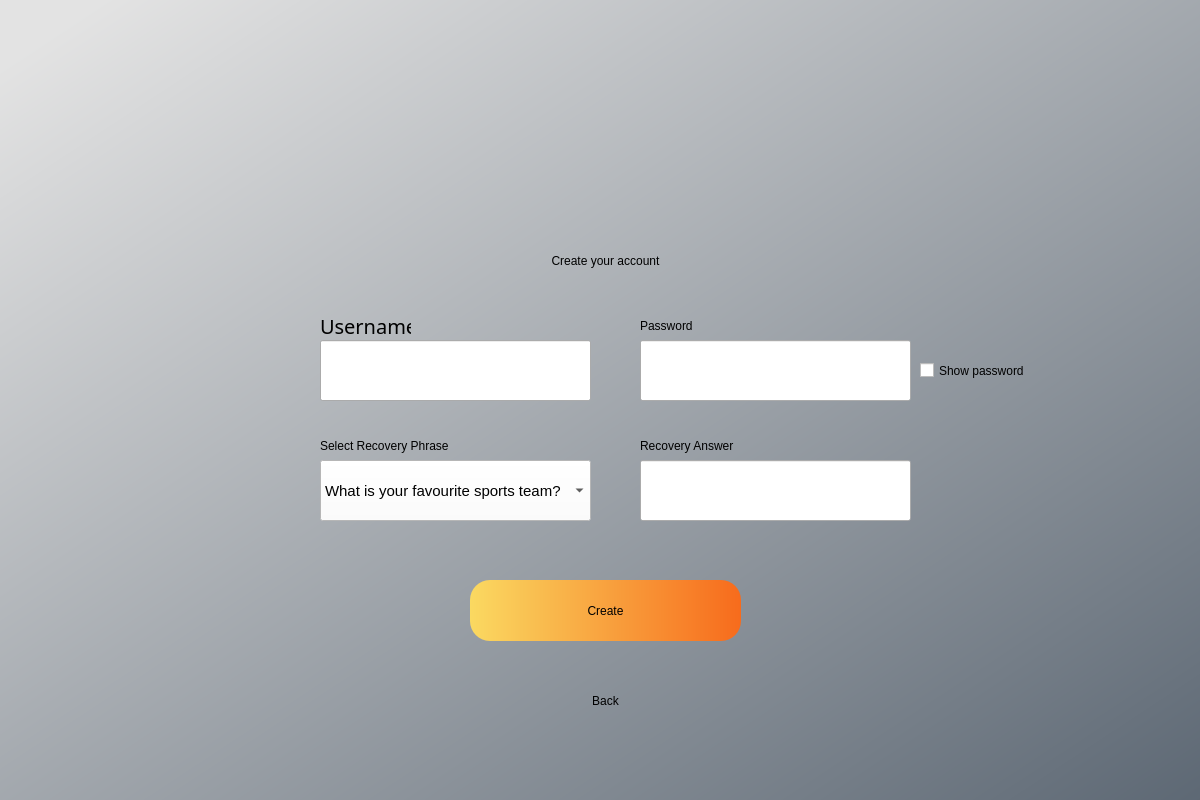
<?xml version="1.0" encoding="UTF-8"?>
<ui version="4.0">
 <class>MainWindow</class>
 <widget class="QMainWindow" name="MainWindow">
  <property name="geometry">
   <rect>
    <x>0</x>
    <y>0</y>
    <width>1200</width>
    <height>800</height>
   </rect>
  </property>
  <property name="windowTitle">
   <string>MainWindow</string>
  </property>
  <widget class="QWidget" name="centralwidget">
   <widget class="QWidget" name="bgwidget" native="true">
    <property name="geometry">
     <rect>
      <x>0</x>
      <y>0</y>
      <width>1200</width>
      <height>800</height>
     </rect>
    </property>
    <property name="styleSheet">
     <string notr="true">QWidget#bgwidget{
background-color: qlineargradient(spread:pad, x1:0.045, y1:0.0397727, x2:1, y2:1, stop:0 rgba(227, 227, 227, 255), stop:1 rgba(93, 104, 116, 255));}</string>
    </property>
    <widget class="QPushButton" name="createButton">
     <property name="geometry">
      <rect>
       <x>470</x>
       <y>580</y>
       <width>271</width>
       <height>61</height>
      </rect>
     </property>
     <property name="styleSheet">
      <string notr="true">QPushButton#createButton {
    border-radius: 20px;
    background-color: qlineargradient(spread:pad, x1:0, y1:0, x2:1, y2:0, stop:0 rgba(250, 217, 97, 255), stop:1 rgba(247, 107, 28, 255));
    font: 75 17pt &quot;Berlin Sans FB&quot;;
}

QPushButton#createButton:hover {

	background-color: qlineargradient(spread:pad, x1:0, y1:0, x2:1, y2:0, stop:0 	 		rgba(176, 149, 53, 255), stop:1 rgba(173, 74, 0, 255));
}
</string>
     </property>
     <property name="text">
      <string>Create</string>
     </property>
    </widget>
    <widget class="QLineEdit" name="passwordTxtInput">
     <property name="geometry">
      <rect>
       <x>640</x>
       <y>340</y>
       <width>271</width>
       <height>61</height>
      </rect>
     </property>
     <property name="font">
      <font>
       <pointsize>14</pointsize>
      </font>
     </property>
     <property name="placeholderText">
      <string/>
     </property>
    </widget>
    <widget class="QLineEdit" name="usernameTxtInput">
     <property name="geometry">
      <rect>
       <x>320</x>
       <y>340</y>
       <width>271</width>
       <height>61</height>
      </rect>
     </property>
     <property name="font">
      <font>
       <pointsize>14</pointsize>
      </font>
     </property>
     <property name="placeholderText">
      <string/>
     </property>
    </widget>
    <widget class="QLabel" name="label_4">
     <property name="geometry">
      <rect>
       <x>440</x>
       <y>230</y>
       <width>331</width>
       <height>61</height>
      </rect>
     </property>
     <property name="styleSheet">
      <string notr="true">font: 75 20pt &quot;Berlin Sans FB&quot;; color: rgb(0, 0, 0)</string>
     </property>
     <property name="text">
      <string>Create your account</string>
     </property>
     <property name="alignment">
      <set>Qt::AlignCenter</set>
     </property>
    </widget>
    <widget class="QLabel" name="label_6">
     <property name="geometry">
      <rect>
       <x>320</x>
       <y>310</y>
       <width>91</width>
       <height>31</height>
      </rect>
     </property>
     <property name="font">
      <font>
       <family>Berlin Sans FB</family>
       <pointsize>15</pointsize>
       <weight>9</weight>
       <italic>false</italic>
       <bold>false</bold>
      </font>
     </property>
     <property name="styleSheet">
      <string notr="true">font: 75 15pt &quot;Berlin Sans FB&quot;; color: rgb(0, 0, 0)</string>
     </property>
     <property name="text">
      <string>Username</string>
     </property>
     <property name="alignment">
      <set>Qt::AlignLeading|Qt::AlignLeft|Qt::AlignVCenter</set>
     </property>
    </widget>
    <widget class="QLabel" name="label_7">
     <property name="geometry">
      <rect>
       <x>640</x>
       <y>310</y>
       <width>91</width>
       <height>31</height>
      </rect>
     </property>
     <property name="styleSheet">
      <string notr="true">font: 75 15pt &quot;Berlin Sans FB&quot;; color: rgb(0, 0, 0)</string>
     </property>
     <property name="text">
      <string>Password</string>
     </property>
     <property name="alignment">
      <set>Qt::AlignLeading|Qt::AlignLeft|Qt::AlignVCenter</set>
     </property>
    </widget>
    <widget class="QPushButton" name="backButton">
     <property name="geometry">
      <rect>
       <x>470</x>
       <y>670</y>
       <width>271</width>
       <height>61</height>
      </rect>
     </property>
     <property name="styleSheet">
      <string notr="true">QPushButton#backButton{
	border-radius: 20px;
	background-color: qlineargradient(spread:pad, x1:0, y1:0, x2:1, y2:0, stop:0 			rgba(250, 217, 97, 255), stop:1 rgba(247, 107, 28, 255));
	font: 75 17pt &quot;Berlin Sans FB&quot;;
} 

QPushButton#backButton:hover {

	background-color: qlineargradient(spread:pad, x1:0, y1:0, x2:1, y2:0, stop:0 rgba(176, 149, 53, 255), stop:1 rgba(173, 74, 0, 255));
}</string>
     </property>
     <property name="text">
      <string>Back</string>
     </property>
    </widget>
    <widget class="QLabel" name="errorLabel">
     <property name="geometry">
      <rect>
       <x>320</x>
       <y>540</y>
       <width>581</width>
       <height>21</height>
      </rect>
     </property>
     <property name="styleSheet">
      <string notr="true">font: 12pt &quot;MS Shell Dlg 2&quot;; color:red;</string>
     </property>
     <property name="text">
      <string/>
     </property>
     <property name="alignment">
      <set>Qt::AlignCenter</set>
     </property>
    </widget>
    <widget class="QWidget" name="bgwidget_2" native="true">
     <property name="geometry">
      <rect>
       <x>1180</x>
       <y>90</y>
       <width>1200</width>
       <height>800</height>
      </rect>
     </property>
     <property name="styleSheet">
      <string notr="true">QWidget#bgwidget{
background-color: qlineargradient(spread:pad, x1:0.045, y1:0.0397727, x2:1, y2:1, stop:0 rgba(227, 227, 227, 255), stop:1 rgba(93, 104, 116, 255));}</string>
     </property>
     <widget class="QLabel" name="label_3">
      <property name="geometry">
       <rect>
        <x>520</x>
        <y>10</y>
        <width>162</width>
        <height>66</height>
       </rect>
      </property>
      <property name="layoutDirection">
       <enum>Qt::LeftToRight</enum>
      </property>
      <property name="styleSheet">
       <string notr="true">font: 75 45pt &quot;Berlin Sans FB&quot;;
</string>
      </property>
      <property name="text">
       <string>Sign in</string>
      </property>
      <property name="alignment">
       <set>Qt::AlignCenter</set>
      </property>
     </widget>
     <widget class="QPushButton" name="signInButton_2">
      <property name="geometry">
       <rect>
        <x>470</x>
        <y>580</y>
        <width>271</width>
        <height>61</height>
       </rect>
      </property>
      <property name="styleSheet">
       <string notr="true">QPushButton#signInButton {
    border-radius: 20px;
    background-color: qlineargradient(spread:pad, x1:0, y1:0, x2:1, y2:0, stop:0 rgba(250, 217, 97, 255), stop:1 rgba(247, 107, 28, 255));
    font: 75 17pt &quot;Berlin Sans FB&quot;;
}

QPushButton#signInButton:hover {

	background-color: qlineargradient(spread:pad, x1:0, y1:0, x2:1, y2:0, stop:0 	 		rgba(176, 149, 53, 255), stop:1 rgba(173, 74, 0, 255));
}
</string>
      </property>
      <property name="text">
       <string>Sign In</string>
      </property>
     </widget>
     <widget class="QLabel" name="label_8">
      <property name="geometry">
       <rect>
        <x>540</x>
        <y>90</y>
        <width>131</width>
        <height>151</height>
       </rect>
      </property>
      <property name="text">
       <string/>
      </property>
      <property name="pixmap">
       <pixmap>Sprites/icon_app/icon_app_27.png</pixmap>
      </property>
     </widget>
     <widget class="QLineEdit" name="passwordTxtInput_2">
      <property name="geometry">
       <rect>
        <x>470</x>
        <y>450</y>
        <width>271</width>
        <height>61</height>
       </rect>
      </property>
      <property name="font">
       <font>
        <pointsize>14</pointsize>
       </font>
      </property>
      <property name="placeholderText">
       <string/>
      </property>
     </widget>
     <widget class="QLineEdit" name="usernameTxtInput_2">
      <property name="geometry">
       <rect>
        <x>470</x>
        <y>340</y>
        <width>271</width>
        <height>61</height>
       </rect>
      </property>
      <property name="font">
       <font>
        <pointsize>14</pointsize>
       </font>
      </property>
      <property name="placeholderText">
       <string/>
      </property>
     </widget>
     <widget class="QLabel" name="label_9">
      <property name="geometry">
       <rect>
        <x>440</x>
        <y>240</y>
        <width>331</width>
        <height>61</height>
       </rect>
      </property>
      <property name="styleSheet">
       <string notr="true">font: 75 20pt &quot;Berlin Sans FB&quot;; color: rgb(0, 0, 0)</string>
      </property>
      <property name="text">
       <string>Sign in to an existing account</string>
      </property>
      <property name="alignment">
       <set>Qt::AlignCenter</set>
      </property>
     </widget>
     <widget class="QLabel" name="label_10">
      <property name="geometry">
       <rect>
        <x>440</x>
        <y>740</y>
        <width>331</width>
        <height>61</height>
       </rect>
      </property>
      <property name="font">
       <font>
        <family>Berlin Sans FB</family>
        <pointsize>18</pointsize>
        <weight>9</weight>
        <italic>false</italic>
        <bold>false</bold>
       </font>
      </property>
      <property name="styleSheet">
       <string notr="true">font: 75 18pt &quot;Berlin Sans FB&quot;; color: rgb(0, 0, 0)</string>
      </property>
      <property name="text">
       <string>Forgot Username / Password?</string>
      </property>
      <property name="alignment">
       <set>Qt::AlignCenter</set>
      </property>
     </widget>
     <widget class="QLabel" name="label_11">
      <property name="geometry">
       <rect>
        <x>470</x>
        <y>310</y>
        <width>91</width>
        <height>31</height>
       </rect>
      </property>
      <property name="font">
       <font>
        <family>Berlin Sans FB</family>
        <pointsize>15</pointsize>
        <weight>9</weight>
        <italic>false</italic>
        <bold>false</bold>
       </font>
      </property>
      <property name="styleSheet">
       <string notr="true">font: 75 15pt &quot;Berlin Sans FB&quot;; color: rgb(0, 0, 0)</string>
      </property>
      <property name="text">
       <string>Username</string>
      </property>
      <property name="alignment">
       <set>Qt::AlignCenter</set>
      </property>
     </widget>
     <widget class="QLabel" name="label_12">
      <property name="geometry">
       <rect>
        <x>470</x>
        <y>420</y>
        <width>91</width>
        <height>31</height>
       </rect>
      </property>
      <property name="styleSheet">
       <string notr="true">font: 75 15pt &quot;Berlin Sans FB&quot;; color: rgb(0, 0, 0)</string>
      </property>
      <property name="text">
       <string>Password</string>
      </property>
      <property name="alignment">
       <set>Qt::AlignCenter</set>
      </property>
     </widget>
     <widget class="QPushButton" name="backButton_2">
      <property name="geometry">
       <rect>
        <x>470</x>
        <y>670</y>
        <width>271</width>
        <height>61</height>
       </rect>
      </property>
      <property name="styleSheet">
       <string notr="true">QPushButton#backButton{
	border-radius: 20px;
	background-color: qlineargradient(spread:pad, x1:0, y1:0, x2:1, y2:0, stop:0 			rgba(250, 217, 97, 255), stop:1 rgba(247, 107, 28, 255));
	font: 75 17pt &quot;Berlin Sans FB&quot;;
} 

QPushButton#backButton:hover {

	background-color: qlineargradient(spread:pad, x1:0, y1:0, x2:1, y2:0, stop:0 rgba(176, 149, 53, 255), stop:1 rgba(173, 74, 0, 255));
}</string>
      </property>
      <property name="text">
       <string>Back</string>
      </property>
     </widget>
     <widget class="QLabel" name="errorLabel_2">
      <property name="geometry">
       <rect>
        <x>460</x>
        <y>530</y>
        <width>301</width>
        <height>21</height>
       </rect>
      </property>
      <property name="styleSheet">
       <string notr="true">font: 12pt &quot;MS Shell Dlg 2&quot;; color:red;</string>
      </property>
      <property name="text">
       <string/>
      </property>
      <property name="alignment">
       <set>Qt::AlignCenter</set>
      </property>
     </widget>
    </widget>
    <widget class="QLineEdit" name="recoveryPasswordTxtInput">
     <property name="geometry">
      <rect>
       <x>640</x>
       <y>460</y>
       <width>271</width>
       <height>61</height>
      </rect>
     </property>
     <property name="font">
      <font>
       <pointsize>14</pointsize>
      </font>
     </property>
     <property name="placeholderText">
      <string/>
     </property>
    </widget>
    <widget class="QLabel" name="label_13">
     <property name="geometry">
      <rect>
       <x>640</x>
       <y>430</y>
       <width>171</width>
       <height>31</height>
      </rect>
     </property>
     <property name="styleSheet">
      <string notr="true">font: 75 15pt &quot;Berlin Sans FB&quot;; color: rgb(0, 0, 0)</string>
     </property>
     <property name="text">
      <string>Recovery Answer</string>
     </property>
     <property name="alignment">
      <set>Qt::AlignLeading|Qt::AlignLeft|Qt::AlignVCenter</set>
     </property>
    </widget>
    <widget class="QLabel" name="label_14">
     <property name="geometry">
      <rect>
       <x>320</x>
       <y>430</y>
       <width>221</width>
       <height>31</height>
      </rect>
     </property>
     <property name="styleSheet">
      <string notr="true">font: 75 15pt &quot;Berlin Sans FB&quot;; color: rgb(0, 0, 0)</string>
     </property>
     <property name="text">
      <string>Select Recovery Phrase</string>
     </property>
     <property name="alignment">
      <set>Qt::AlignLeading|Qt::AlignLeft|Qt::AlignVCenter</set>
     </property>
    </widget>
    <widget class="QComboBox" name="recoveryPhraseComboBox">
     <property name="geometry">
      <rect>
       <x>320</x>
       <y>460</y>
       <width>271</width>
       <height>61</height>
      </rect>
     </property>
     <property name="font">
      <font>
       <pointsize>11</pointsize>
      </font>
     </property>
     <property name="styleSheet">
      <string notr="true">background: rgb(255, 255, 255)</string>
     </property>
     <item>
      <property name="text">
       <string>What is your favourite sports team?</string>
      </property>
     </item>
     <item>
      <property name="text">
       <string>What is your mother's maiden name?</string>
      </property>
     </item>
     <item>
      <property name="text">
       <string>Where was your first holiday location?</string>
      </property>
     </item>
     <item>
      <property name="text">
       <string>What was the name of your first pet?</string>
      </property>
     </item>
     <item>
      <property name="text">
       <string>What was your first car?</string>
      </property>
     </item>
     <item>
      <property name="text">
       <string>What city were you born in?</string>
      </property>
     </item>
     <item>
      <property name="text">
       <string>What is your favorite book?</string>
      </property>
     </item>
     <item>
      <property name="text">
       <string>What is your favorite hobby?</string>
      </property>
     </item>
     <item>
      <property name="text">
       <string>What is your favourite band?</string>
      </property>
     </item>
     <item>
      <property name="text">
       <string>When was your highscool graduation?</string>
      </property>
     </item>
    </widget>
    <widget class="QLabel" name="label_2">
     <property name="geometry">
      <rect>
       <x>480</x>
       <y>40</y>
       <width>241</width>
       <height>181</height>
      </rect>
     </property>
     <property name="text">
      <string/>
     </property>
     <property name="pixmap">
      <pixmap>Sprites/icons/user (6).png</pixmap>
     </property>
    </widget>
    <widget class="QCheckBox" name="showPasswordCheckBox">
     <property name="geometry">
      <rect>
       <x>920</x>
       <y>350</y>
       <width>131</width>
       <height>41</height>
      </rect>
     </property>
     <property name="styleSheet">
      <string notr="true">font: 75 12pt &quot;Berlin Sans FB&quot;; color: rgb(0, 0, 0)</string>
     </property>
     <property name="text">
      <string>Show password</string>
     </property>
    </widget>
   </widget>
  </widget>
 </widget>
 <resources/>
 <connections/>
</ui>
